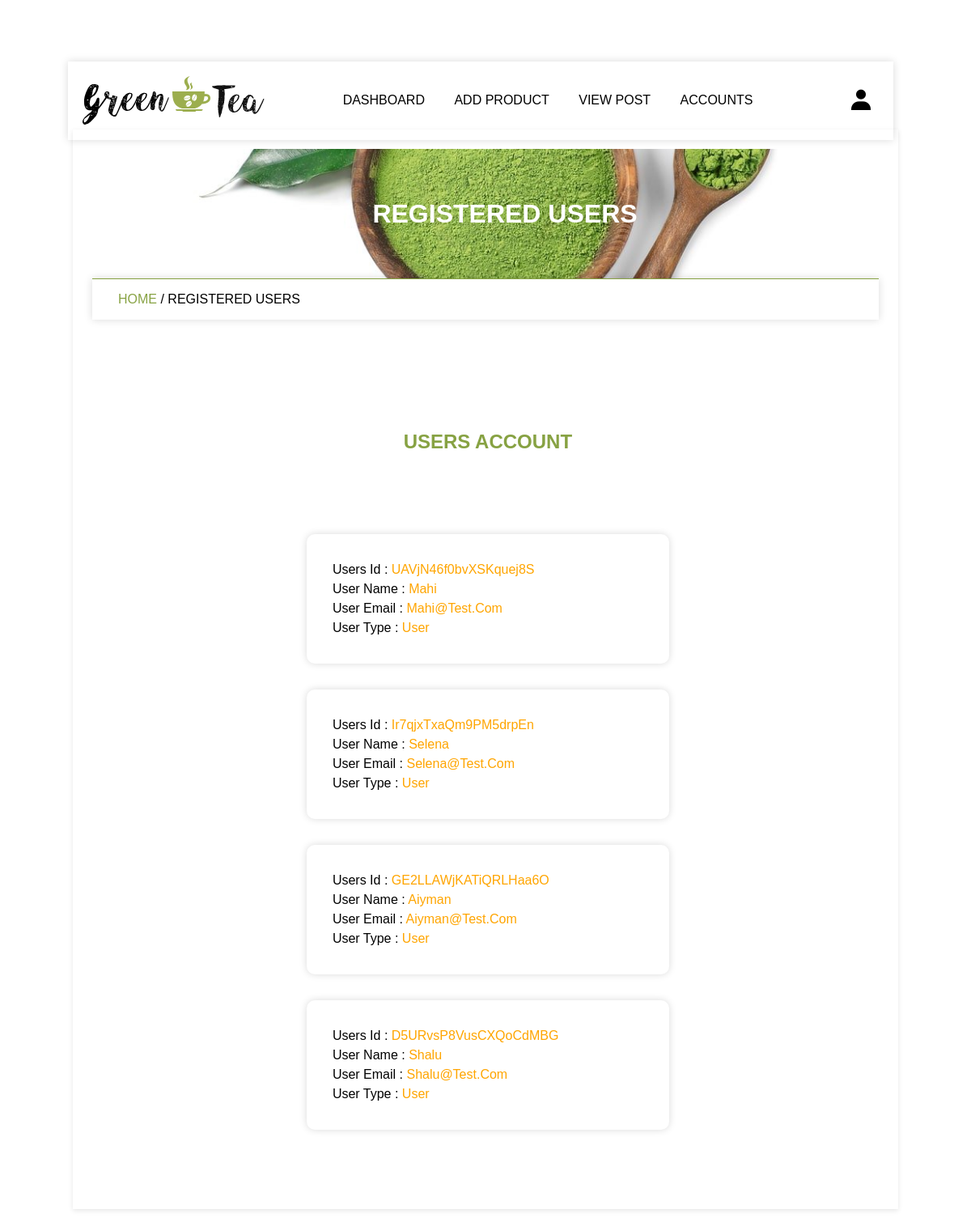
The app's page /store/admin_panel/admin/user_accounts.php (signed in) with its own data.
### tables this page shows
CREATE TABLE `users` (
  `id` varchar(255) NOT NULL,
  `name` varchar(255) NOT NULL,
  `email` varchar(255) NOT NULL,
  `password` varchar(255) NOT NULL,
  `user_type` varchar(255) NOT NULL DEFAULT 'user'
);

### store/admin_panel/admin/user_accounts.php (the view, shortened to what this page needs)
<?php
	 include '../components/connection.php';
?>
<link rel="stylesheet" href="admin_style.css">
<!DOCTYPE html>
<html lang="en">
<head>
   	<link href='https://unpkg.com/boxicons@2.1.2/css/boxicons.min.css' rel='stylesheet'>
</head>
<body>
		<?php include '../components/admin_header.php'; ?>
		<div class="main">
			<div class="banner">
				<h1>registered users</h1>
			</div>
			<div class="title2">
				<a href="home.php">home </a><span>/ registered users</span>
			</div>
			<section class="accounts">
				<h1 class="heading">users account</h1>
				<div class="box-container">
					<?php
	 					$select_users = $conn->prepare("SELECT * FROM `users`");
	 					$select_users->execute();
	 					if ($select_users->rowCount() > 0) {
	 						while($fetch_accounts = $select_users->fetch(PDO::FETCH_ASSOC)){
	 							$user_id = $fetch_accounts['id'];
					?>
					<div class="box">
						<p>users id : <span><?= $user_id; ?></span></p>
						<p>user name : <span><?= $fetch_accounts['name']; ?></span></p>
						<p>user email : <span><?= $fetch_accounts['email']; ?></span></p>
						<p>user type : <span><?= $fetch_accounts['user_type']; ?></span></p>
					</div>
					<?php
							}
	 					}else{
	 						echo '
								<div class="empty">
									<p>no post found!</p>
								</div>
							';
	 					}
					?>
				</div>
			</section>
		</div>
</body>
</html>

### store/admin_panel/admin/admin_style.css (style rules this page uses)
* { margin: 0; padding: 0; box-sizing: border-box; }
:root { --green: #87a243; --light-green: #e0ffcd; --box-shadow: 0 0 10px rgb(0 0 0/15%); }
html { font-size: 16px; -ms-overflow-style: scrollbar; -webkkit-tap-highlight-color: transparent; font-family: sans-serif; --ms-text-size-adjust: 100%; -webkit-text-size-djust: 100%; }
body { background-image: url('../img/body-bg.jpg'); width: 100%; }
.main { width: 85vw; background: #fff; box-shadow: 0 2px 6px 0 rgb(0 0 0 / 10%); margin: 1rem auto; margin-top: 10rem; padding: 2%; }
a { text-decoration: none; }
.box-container { display: grid; grid-template-columns: repeat(auto-fit, minmax(30rem, 1fr)); align-items: center; }
.box-container .box { margin: 1rem; }
.heading { text-align: center; text-transform: uppercase; padding: 1rem 0; color: var(--orange); margin-bottom: 1rem; }
section, .post-editor { width: 75vw; min-height: 100vh; background: var(--bg-color2); border-radius: 10px; padding: 4%; margin: 8% 4%; margin-bottom: 2%; }
.banner { background-image: url('../img/banner.jpg'); background-size: cover; background-position: center; background-color: var(--green); width: 100%; height: 20vh; text-align: center; display: flex; justify-content: center; align-items: center; }
.banner h1 { text-transform: uppercase; color: #fff; margin-left: 3rem; }
.title2 { border-top: 1px solid var(--green); padding: 1rem 2rem; text-transform: uppercase; box-shadow: var(--box-shadow); }
.title2 a { color: var(--green); }
.box-container { align-items: center; }
.accounts { text-transform: capitalize; line-height: 1.5; }
.accounts h1 { margin-bottom: 4rem; color: var(--green); }
.accounts .box-container { display: grid; grid-template-columns: repeat(auto-fit, 30rem); align-items: center; justify-content: center; }
.accounts .box-container .box { box-shadow: var(--box-shadow); padding: 2rem; border-radius: 10px; }
.accounts span { color: orange; }

### records on screen
users: id "UAVjN46f0bvXSKquej8S", name "Mahi", email "Mahi@test.com", user_type "User"
users: id "Ir7qjxTxaQm9PM5drpEn", name "Selena", email "Selena@test.com", user_type "User"
users: id "GE2LLAWjKATiQRLHaa6O", name "Aiyman", email "Aiyman@test.com", user_type "User"
users: id "D5URvsP8VusCXQoCdMBG", name "Shalu", email "Shalu@test.com", user_type "User"
